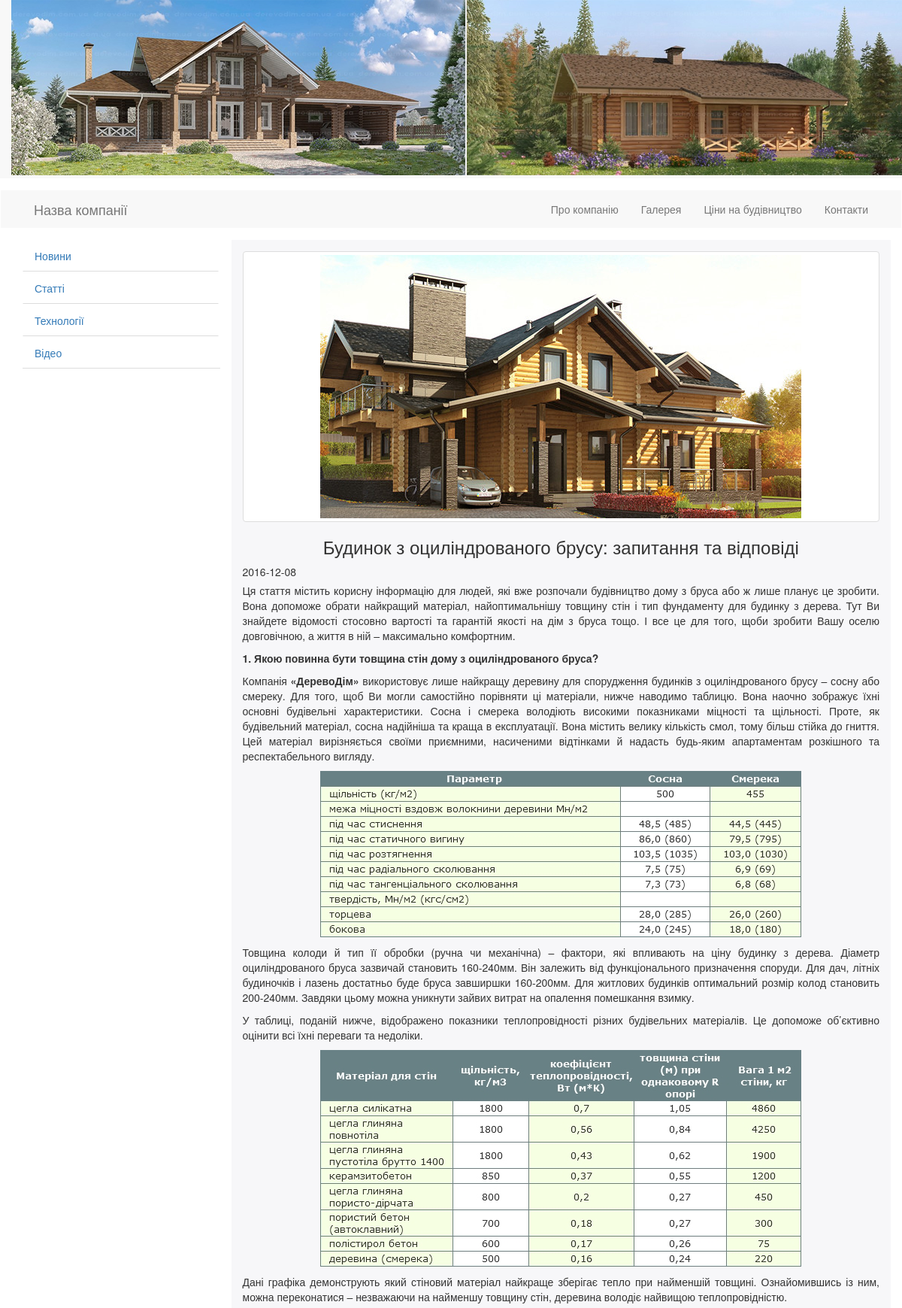
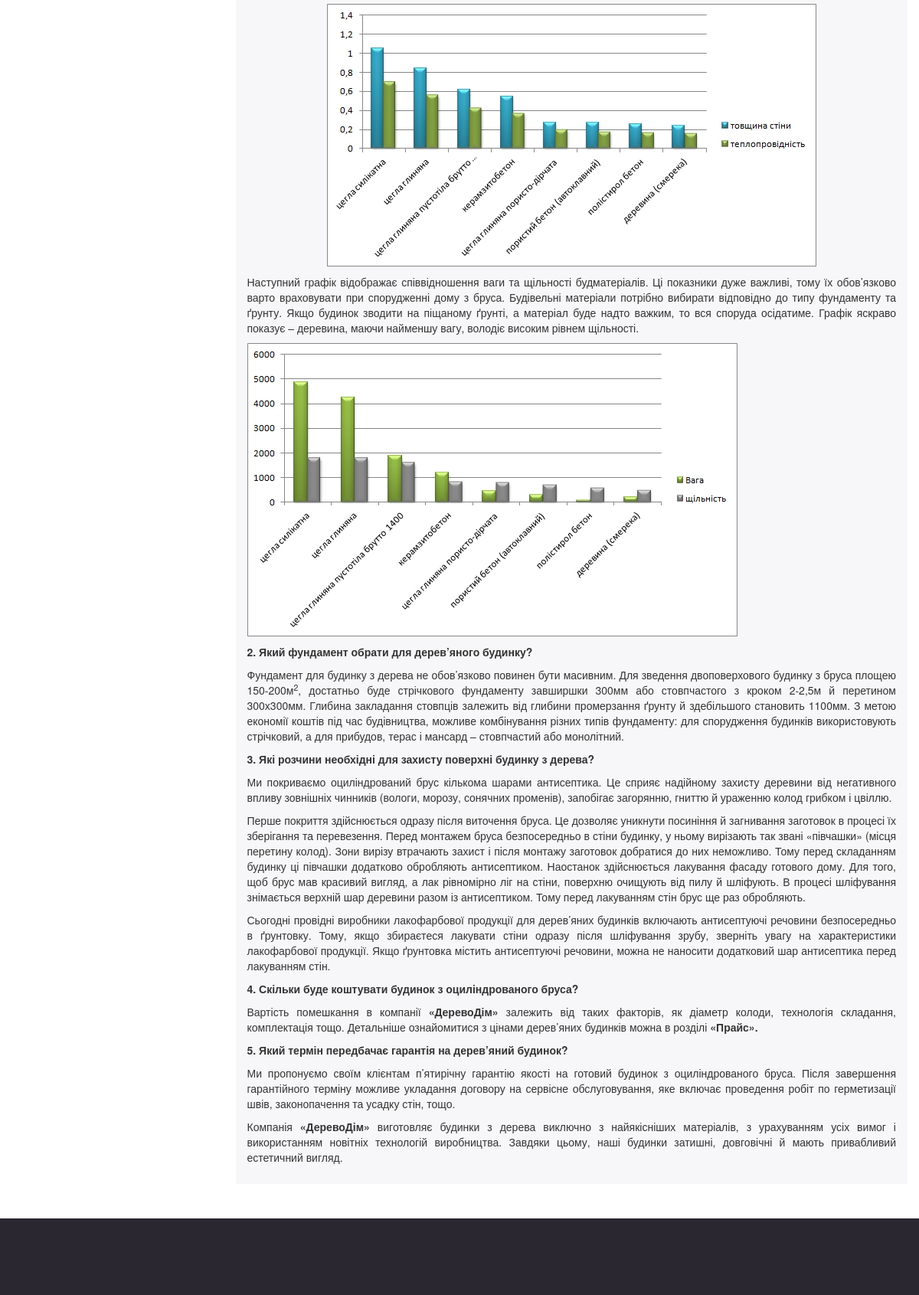
/?option=view&id_text=5, run on the app's committed database (2 pictures, top to bottom).
### tables this page shows
CREATE TABLE IF NOT EXISTS `menu` (
  `id_menu` tinyint(3) unsigned NOT NULL AUTO_INCREMENT,
  `name_menu` varchar(255) NOT NULL,
  `text_menu` text NOT NULL,
  PRIMARY KEY (`id_menu`)
);

CREATE TABLE IF NOT EXISTS `category` (
  `id_category` tinyint(3) unsigned NOT NULL AUTO_INCREMENT,
  `name_category` varchar(255) NOT NULL,
  PRIMARY KEY (`id_category`)
);

CREATE TABLE IF NOT EXISTS `article` (
  `id` int(10) unsigned NOT NULL AUTO_INCREMENT,
  `title` varchar(300) NOT NULL,
  `description` text NOT NULL,
  `text` text NOT NULL,
  `date` date NOT NULL,
  `img_src` varchar(300) NOT NULL,
  `cat` tinyint(4) NOT NULL,
  PRIMARY KEY (`id`)
);

### classes/core.php (the view, shortened to what this page needs)
<?php
abstract class core{
	protected function get_header(){
		include "header.php";
	}
	protected function get_menu(){
		$row = $this->menu_array();
		echo 	'<div class="navbar mb15">
				  <div class="navbar-default">
						<div class="container">
							<div class="navbar-header">
							  <button type="button" class="btn btn-navbar navbar-toggle" data-toggle="collapse" data-target=".nav-collapse">
								<span class="icon-bar"></span>
								<span class="icon-bar"></span>
								<span class="icon-bar"></span>
							  </button>
							  <a class="navbar-brand" href="/">Назва компанії</a>
							</div>
							<nav class="collapse navbar-collapse nav-collapse">
								<ul class="nav navbar-nav navbar-right">';
		foreach ($row as $item){
			printf("<li><a href='?option=menu&id_menu=%s'>%s</a></li>",
			$item['id_menu'],$item['name_menu']);
			}
		echo '</ul></nav></div></div></div>';
	}
	protected function menu_array(){
		$query = "SELECT id_menu,name_menu FROM menu";
		$result = mysql_query($query);
		$row = array();
		for($i = 0;$i < mysql_num_rows($result); $i++) {
			$row[] = mysql_fetch_array($result, MYSQL_ASSOC);
		}
		return $row;
	}
	protected function get_left() {
		$query = "SELECT id_category,name_category FROM category";
		$result = mysql_query($query);
		echo '<div class="container">
			  <div class="row">
		      <div class="col-md-3 c-left">
			  <ul class="nav nav-tabs nav-stacked ">';
		for($i = 0;$i < mysql_num_rows($result); $i++) {
			$row = mysql_fetch_array($result, MYSQL_ASSOC);
			printf("<li><a href='?option=category&id_category=%s'>%s</a></li>",$row['id_category'],$row['name_category']);
		}
		echo '</ul>
			  </div>';
	}
	protected function get_footer(){
		include "footer.php";
	}
	public function get_body(){
		$this->get_menu();
		$this->get_left();
		$this->get_content();
	}
}
?>

### classes/view.php (shortened to what this page needs)
<?php
class view extends core {
	public function get_content(){
		if (!$_GET['id_text']){
			echo "Неправильні дані для виводу статті";
		}
		else{
			$id_text = (int)$_GET['id_text'];
			if(!$id_text){
				echo "Неправильні дані для виводу статті";
			}
			else{
				$query = "SELECT title,text,date,img_src FROM article WHERE id='$id_text'";
				$result = mysql_query($query);
				$row = mysql_fetch_array($result,MYSQL_ASSOC);
					echo '<div class="col-md-9 c-right">';
						printf('<div class="row article_box">
							<div class="thumbnail">
								<img src="%s" class="img-responsive">
							</div>
							<div class="">
								<h3 class="text-center">%s</h3>
								<span class="db mb5">%s</span>
								<div class="text-justify">%s</div>
							</div>
						</div>',$row['img_src'],$row['title'],$row['date'],$row['text']);
					echo '</div></div></div>';
			}
		}
	}
}
?>

### css/style.css (style rules this page uses)
.mb15 { margin-bottom: 15px; }
.mb5 { margin-bottom: 5px; }
.db { display: block; }
.navbar-nav-top a:hover, .navbar-nav-top a:focus, { border-bottom: 1px solid; border-top: 1px solid; }
.article_box { padding: 15px; background-color: #f7f7f9; margin-bottom: 15px; }
.nav-tabs.nav-stacked > li > a { border-bottom: 1px solid #ddd; -webkit-border-radius: 0; -moz-border-radius: 0; border-radius: 0; }

### data on the page
menu: name_menu "Про компанію"
menu: name_menu "Галерея"
menu: name_menu "Ціни на будівництво"
menu: name_menu "Контакти"
category: name_category "Новини"
category: name_category "Статті"
category: name_category "Технології"
category: name_category "Відео"
article: img_src (picture), title "Будинок з оциліндрованого брусу: запитання та відповіді", date "2016-12-08", text "Ця стаття містить корисну інформацію для людей, які вже розпочали будівництво дому з бруса або ж лише планує це зробити. Вона допоможе обрати найкращий матеріал, найоптимальнішу товщину стін і тип фундаменту для будинку з дерева. Тут Ви знайдете відомості стосовно вартості та гарантій якості на дім з бруса тощо. І все це для того, щоби зробити Вашу оселю довговічною, а життя в ній – максимально комфортним. 1. Якою повинна бути товщина стін дому з оциліндрованого бруса? Компанія «ДеревоДім» використовує лише найкращу деревину для спорудження будинків з оциліндрованого брусу – сосну або смереку. Для того, щоб Ви могли самостійно порівняти ці матеріали, нижче наводимо таблицю. Вона наочно…", text (picture)
